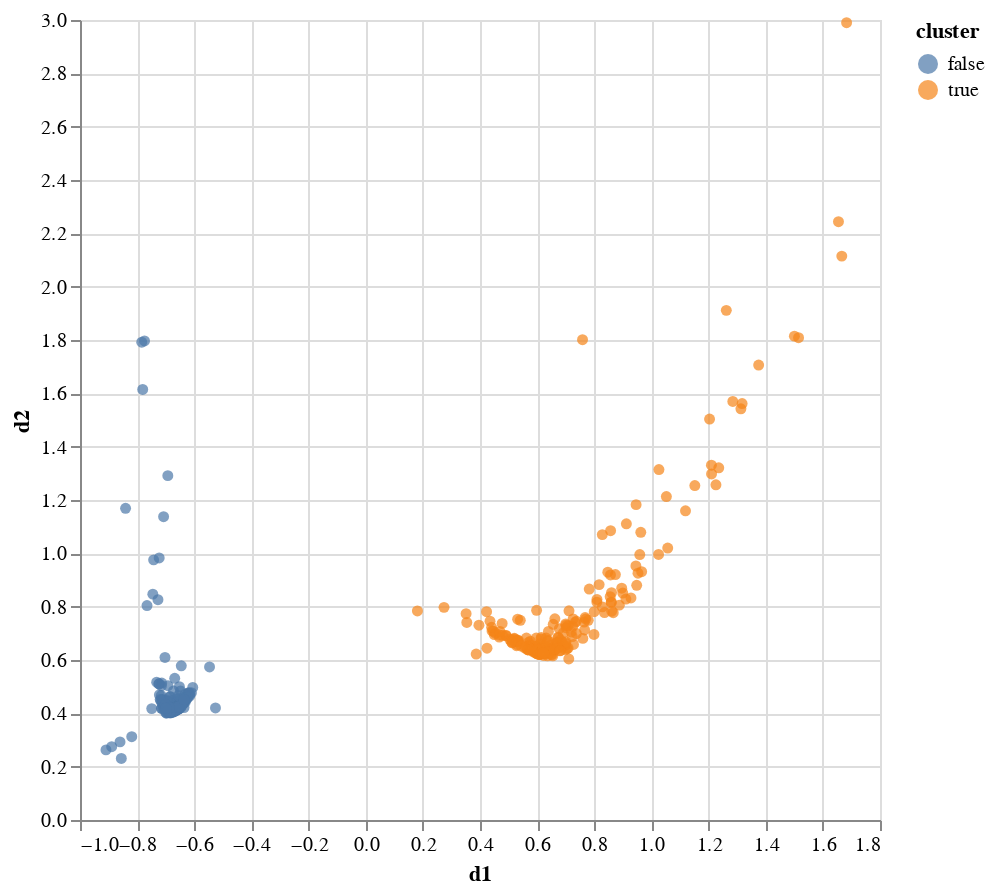

Notebook source saved alongside this figure:
### Code cell
b_call.plot()

### Figure 1 — Vega-Lite specification as saved in the notebook (floating-point values rounded to 4 significant figures; data arrays with more than 128 entries replaced by an {"elided": "..."} marker saying what was removed)
{"config": {"view": {"continuousWidth": 400, "continuousHeight": 300}}, "data": {"name": "data-5e97fffd61d4ba502460007429f5a648"}, "mark": "circle", "encoding": {"color": {"field": "cluster", "type": "nominal"}, "tooltip": {"field": "legislators", "type": "nominal"}, "x": {"field": "d1", "type": "quantitative"}, "y": {"field": "d2", "type": "quantitative"}}, "height": 400, "width": 400, "$schema": "https://vega.github.io/schema/vega-lite/v4.17.0.json", "datasets": {"data-5e97fffd61d4ba502460007429f5a648": {"elided": "439 records"}}}
